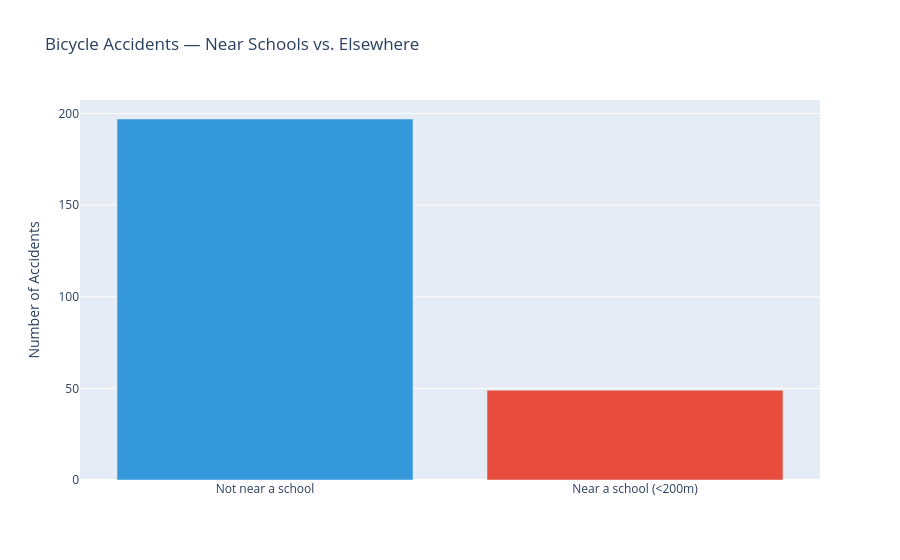
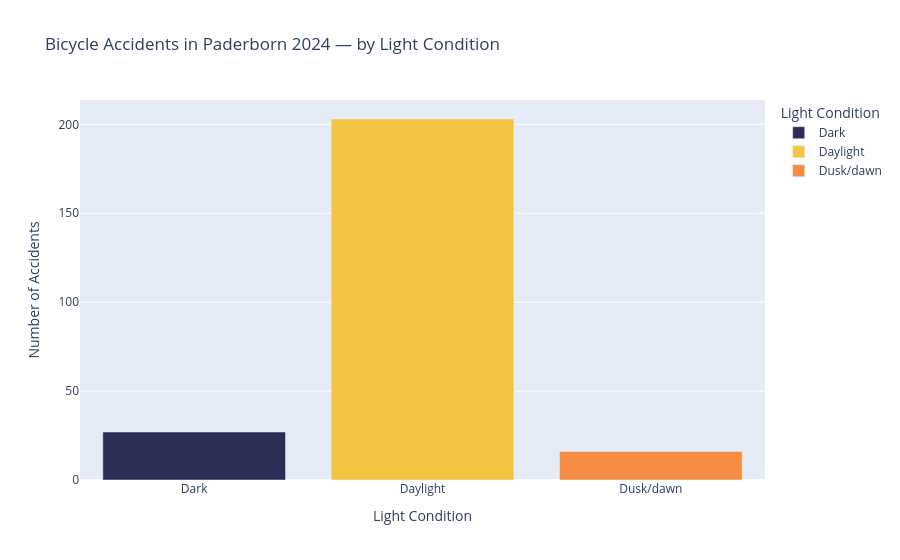
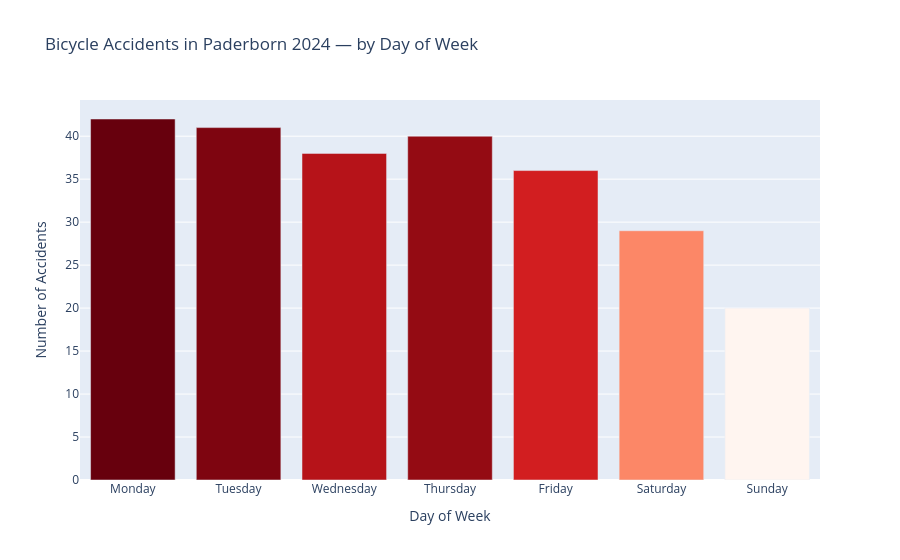
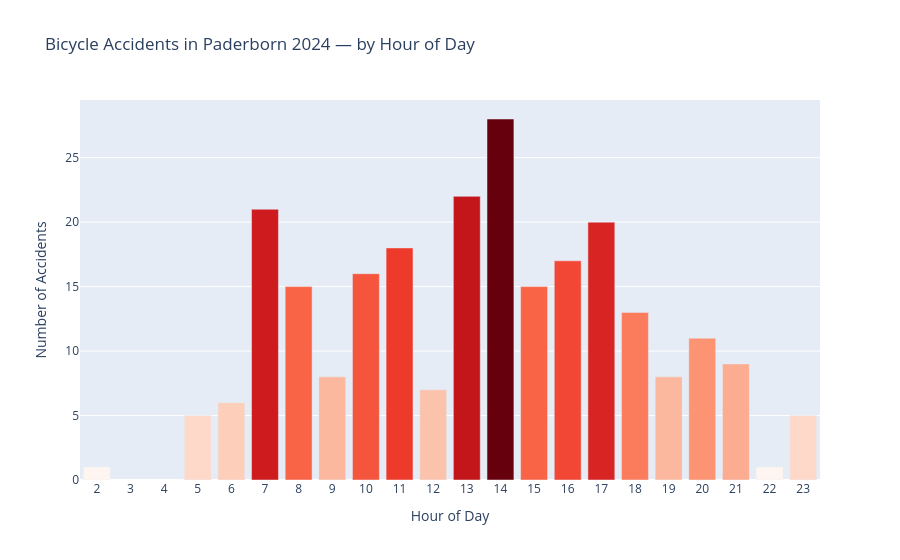

Here is the notebook cell these charts were saved with, in order:
### Code cell
import plotly.express as px

by_school = bike_acci.groupby("near_school").size().reset_index(name="count")
by_school["near_school"] = by_school["near_school"].map({
    True:  "Near a school (<200m)",
    False: "Not near a school"
})

fig_school = px.bar(
    by_school,
    x="near_school",
    y="count",
    labels={"near_school": "", "count": "Number of Accidents"},
    title="Bicycle Accidents — Near Schools vs. Elsewhere",
    color="near_school",
    color_discrete_map={
        "Near a school (<200m)": "#e74c3c",
        "Not near a school":     "#3498db"
    }
)
fig_school.update_layout(showlegend=False)
fig_school.show()

by_light = bike_acci.groupby("light").size().reset_index(name="count")
fig_light = px.bar(
    by_light,
    x="light",
    y="count",
    labels={"light": "Light Condition", "count": "Number of Accidents"},
    title="Bicycle Accidents in Paderborn 2024 — by Light Condition",
    color="light",
    color_discrete_map={"Daylight": "#f4c542", "Dusk/dawn": "#f48c42", "Dark": "#2c2c54"}
)
fig_light.show()

weekday_order = ["Monday", "Tuesday", "Wednesday", "Thursday", "Friday", "Saturday", "Sunday"]
by_day = bike_acci.groupby("weekday").size().reset_index(name="count")
by_day["weekday"] = pd.Categorical(by_day["weekday"], categories=weekday_order, ordered=True)
by_day = by_day.sort_values("weekday")
fig_day = px.bar(
    by_day, x="weekday", y="count",
    labels={"weekday": "Day of Week", "count": "Number of Accidents"},
    title="Bicycle Accidents in Paderborn 2024 — by Day of Week",
    color="count", color_continuous_scale="Reds"
)
fig_day.update_layout(coloraxis_showscale=False)
fig_day.show()

by_hour = bike_acci.groupby("USTUNDE").size().reset_index(name="count")
fig_hour = px.bar(
    by_hour, x="USTUNDE", y="count",
    labels={"USTUNDE": "Hour of Day", "count": "Number of Accidents"},
    title="Bicycle Accidents in Paderborn 2024 — by Hour of Day",
    color="count", color_continuous_scale="Reds"
)
fig_hour.update_layout(xaxis=dict(tickmode="linear", tick0=0, dtick=1), coloraxis_showscale=False)
fig_hour.show()

by_hour_sev = bike_acci.groupby(["USTUNDE", "severity"]).size().reset_index(name="count")
fig_sev = px.bar(
    by_hour_sev, x="USTUNDE", y="count", color="severity",
    labels={"USTUNDE": "Hour of Day", "count": "Accidents", "severity": "Severity"},
    title="Bicycle Accidents by Hour and Severity — Paderborn 2024",
    color_discrete_map={"Light injury": "orange", "Serious injury": "red", "Fatal": "black"},
    barmode="stack"
)
fig_sev.update_layout(xaxis=dict(tickmode="linear", tick0=0, dtick=1))
fig_sev.show()

### Figure 1 — Plotly figure (JSON) as saved in the notebook; plotly's stock layout.template omitted (floating-point values rounded to 4 significant figures)
{"data": [{"hovertemplate": "=%{x}<br>Number of Accidents=%{y}<extra></extra>", "legendgroup": "Not near a school", "marker": {"color": "#3498db", "pattern": {"shape": ""}}, "name": "Not near a school", "orientation": "v", "showlegend": true, "textposition": "auto", "type": "bar", "x": ["Not near a school"], "xaxis": "x", "y": [197], "yaxis": "y"}, {"hovertemplate": "=%{x}<br>Number of Accidents=%{y}<extra></extra>", "legendgroup": "Near a school (<200m)", "marker": {"color": "#e74c3c", "pattern": {"shape": ""}}, "name": "Near a school (<200m)", "orientation": "v", "showlegend": true, "textposition": "auto", "type": "bar", "x": ["Near a school (<200m)"], "xaxis": "x", "y": [49], "yaxis": "y"}], "layout": {"barmode": "relative", "legend": {"title": {"text": ""}, "tracegroupgap": 0}, "showlegend": false, "title": {"text": "Bicycle Accidents — Near Schools vs. Elsewhere"}, "xaxis": {"anchor": "y", "categoryarray": ["Not near a school", "Near a school (<200m)"], "categoryorder": "array", "domain": [0, 1], "title": {"text": ""}}, "yaxis": {"anchor": "x", "domain": [0, 1], "title": {"text": "Number of Accidents"}}}}

### Figure 2 — Plotly figure (JSON) as saved in the notebook; plotly's stock layout.template omitted (floating-point values rounded to 4 significant figures)
{"data": [{"hovertemplate": "Light Condition=%{x}<br>Number of Accidents=%{y}<extra></extra>", "legendgroup": "Dark", "marker": {"color": "#2c2c54", "pattern": {"shape": ""}}, "name": "Dark", "orientation": "v", "showlegend": true, "textposition": "auto", "type": "bar", "x": ["Dark"], "xaxis": "x", "y": [27], "yaxis": "y"}, {"hovertemplate": "Light Condition=%{x}<br>Number of Accidents=%{y}<extra></extra>", "legendgroup": "Daylight", "marker": {"color": "#f4c542", "pattern": {"shape": ""}}, "name": "Daylight", "orientation": "v", "showlegend": true, "textposition": "auto", "type": "bar", "x": ["Daylight"], "xaxis": "x", "y": [203], "yaxis": "y"}, {"hovertemplate": "Light Condition=%{x}<br>Number of Accidents=%{y}<extra></extra>", "legendgroup": "Dusk/dawn", "marker": {"color": "#f48c42", "pattern": {"shape": ""}}, "name": "Dusk/dawn", "orientation": "v", "showlegend": true, "textposition": "auto", "type": "bar", "x": ["Dusk/dawn"], "xaxis": "x", "y": [16], "yaxis": "y"}], "layout": {"barmode": "relative", "legend": {"title": {"text": "Light Condition"}, "tracegroupgap": 0}, "title": {"text": "Bicycle Accidents in Paderborn 2024 — by Light Condition"}, "xaxis": {"anchor": "y", "categoryarray": ["Dark", "Daylight", "Dusk/dawn"], "categoryorder": "array", "domain": [0, 1], "title": {"text": "Light Condition"}}, "yaxis": {"anchor": "x", "domain": [0, 1], "title": {"text": "Number of Accidents"}}}}

### Figure 3 — Plotly figure (JSON) as saved in the notebook; plotly's stock layout.template omitted (floating-point values rounded to 4 significant figures)
{"data": [{"hovertemplate": "Day of Week=%{x}<br>Number of Accidents=%{marker.color}<extra></extra>", "legendgroup": "", "marker": {"color": [42, 41, 38, 40, 36, 29, 20], "coloraxis": "coloraxis", "pattern": {"shape": ""}}, "name": "", "orientation": "v", "showlegend": false, "textposition": "auto", "type": "bar", "x": ["Monday", "Tuesday", "Wednesday", "Thursday", "Friday", "Saturday", "Sunday"], "xaxis": "x", "y": [42, 41, 38, 40, 36, 29, 20], "yaxis": "y"}], "layout": {"barmode": "relative", "coloraxis": {"colorbar": {"title": {"text": "Number of Accidents"}}, "colorscale": [[0, "rgb(255,245,240)"], [0.125, "rgb(254,224,210)"], [0.25, "rgb(252,187,161)"], [0.375, "rgb(252,146,114)"], [0.5, "rgb(251,106,74)"], [0.625, "rgb(239,59,44)"], [0.75, "rgb(203,24,29)"], [0.875, "rgb(165,15,21)"], [1, "rgb(103,0,13)"]], "showscale": false}, "legend": {"tracegroupgap": 0}, "title": {"text": "Bicycle Accidents in Paderborn 2024 — by Day of Week"}, "xaxis": {"anchor": "y", "domain": [0, 1], "title": {"text": "Day of Week"}}, "yaxis": {"anchor": "x", "domain": [0, 1], "title": {"text": "Number of Accidents"}}}}

### Figure 4 — Plotly figure (JSON) as saved in the notebook; plotly's stock layout.template omitted (floating-point values rounded to 4 significant figures)
{"data": [{"hovertemplate": "Hour of Day=%{x}<br>Number of Accidents=%{marker.color}<extra></extra>", "legendgroup": "", "marker": {"color": [1, 5, 6, 21, 15, 8, 16, 18, 7, 22, 28, 15, 17, 20, 13, 8, 11, 9, 1, 5], "coloraxis": "coloraxis", "pattern": {"shape": ""}}, "name": "", "orientation": "v", "showlegend": false, "textposition": "auto", "type": "bar", "x": [2, 5, 6, 7, 8, 9, 10, 11, 12, 13, 14, 15, 16, 17, 18, 19, 20, 21, 22, 23], "xaxis": "x", "y": [1, 5, 6, 21, 15, 8, 16, 18, 7, 22, 28, 15, 17, 20, 13, 8, 11, 9, 1, 5], "yaxis": "y"}], "layout": {"barmode": "relative", "coloraxis": {"colorbar": {"title": {"text": "Number of Accidents"}}, "colorscale": [[0, "rgb(255,245,240)"], [0.125, "rgb(254,224,210)"], [0.25, "rgb(252,187,161)"], [0.375, "rgb(252,146,114)"], [0.5, "rgb(251,106,74)"], [0.625, "rgb(239,59,44)"], [0.75, "rgb(203,24,29)"], [0.875, "rgb(165,15,21)"], [1, "rgb(103,0,13)"]], "showscale": false}, "legend": {"tracegroupgap": 0}, "title": {"text": "Bicycle Accidents in Paderborn 2024 — by Hour of Day"}, "xaxis": {"anchor": "y", "domain": [0, 1], "dtick": 1, "tick0": 0, "tickmode": "linear", "title": {"text": "Hour of Day"}}, "yaxis": {"anchor": "x", "domain": [0, 1], "title": {"text": "Number of Accidents"}}}}
